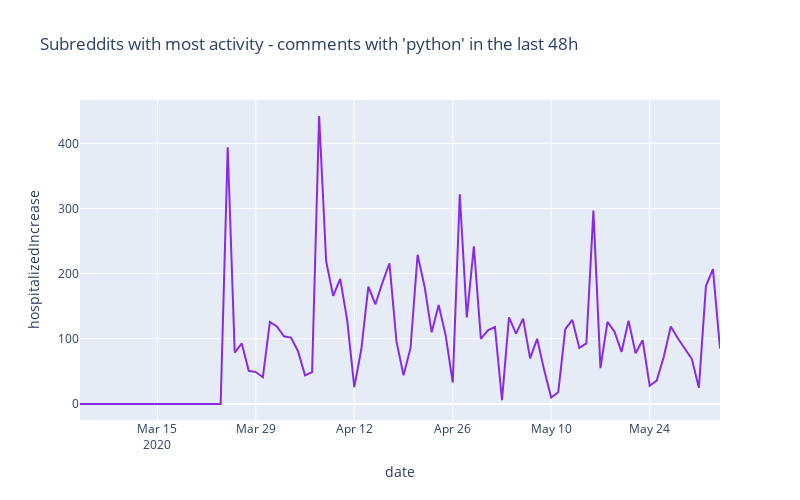

Notebook code cell kept with this figure:
### Code cell
import plotly.express as px

px.bar(ga_df,              # our dataframe
       x="date",         # x will be the 'key' column of the dataframe
       y="hospitalizedCurrently",   # y will be the 'doc_count' column of the dataframe
       title=f"Georgia COVID+ Hospital census",
       labels={"date": "date","hospitalizedCurrently": "Hospital Census"}, # the axis names
       color_discrete_sequence=["blueviolet"], # the colors used
       height=500,
       width=800,)
# px.line(ga_df,              # our dataframe
#        x="date",         # x will be the 'key' column of the dataframe
#        y="hospitalizedIncrease",   # y will be the 'doc_count' column of the dataframe
#        title=f"Subreddits with most activity - comments with 'python' in the last 48h",
#        labels={"date": "date","hospitalizedCurrently": "Hospital Census"}, # the axis names
#        color_discrete_sequence=["blueviolet"], # the colors used
#        height=500,
#        width=800)

### Figure 1 — Plotly figure (JSON) as saved in the notebook; plotly's stock layout.template omitted (floating-point values rounded to 4 significant figures)
{"data": [{"hovertemplate": "date=%{x}<br>hospitalizedIncrease=%{y}<extra></extra>", "legendgroup": "", "line": {"color": "blueviolet", "dash": "solid"}, "mode": "lines", "name": "", "showlegend": false, "type": "scatter", "x": ["2020-03-04T00:00:00", "2020-03-05T00:00:00", "2020-03-06T00:00:00", "2020-03-07T00:00:00", "2020-03-08T00:00:00", "2020-03-09T00:00:00", "2020-03-10T00:00:00", "2020-03-11T00:00:00", "2020-03-12T00:00:00", "2020-03-13T00:00:00", "2020-03-14T00:00:00", "2020-03-15T00:00:00", "2020-03-16T00:00:00", "2020-03-17T00:00:00", "2020-03-18T00:00:00", "2020-03-19T00:00:00", "2020-03-20T00:00:00", "2020-03-21T00:00:00", "2020-03-22T00:00:00", "2020-03-23T00:00:00", "2020-03-24T00:00:00", "2020-03-25T00:00:00", "2020-03-26T00:00:00", "2020-03-27T00:00:00", "2020-03-28T00:00:00", "2020-03-29T00:00:00", "2020-03-30T00:00:00", "2020-03-31T00:00:00", "2020-04-01T00:00:00", "2020-04-02T00:00:00", "2020-04-03T00:00:00", "2020-04-04T00:00:00", "2020-04-05T00:00:00", "2020-04-06T00:00:00", "2020-04-07T00:00:00", "2020-04-08T00:00:00", "2020-04-09T00:00:00", "2020-04-10T00:00:00", "2020-04-11T00:00:00", "2020-04-12T00:00:00", "2020-04-13T00:00:00", "2020-04-14T00:00:00", "2020-04-15T00:00:00", "2020-04-16T00:00:00", "2020-04-17T00:00:00", "2020-04-18T00:00:00", "2020-04-19T00:00:00", "2020-04-20T00:00:00", "2020-04-21T00:00:00", "2020-04-22T00:00:00", "2020-04-23T00:00:00", "2020-04-24T00:00:00", "2020-04-25T00:00:00", "2020-04-26T00:00:00", "2020-04-27T00:00:00", "2020-04-28T00:00:00", "2020-04-29T00:00:00", "2020-04-30T00:00:00", "2020-05-01T00:00:00", "2020-05-02T00:00:00", "2020-05-03T00:00:00", "2020-05-04T00:00:00", "2020-05-05T00:00:00", "2020-05-06T00:00:00", "2020-05-07T00:00:00", "2020-05-08T00:00:00", "2020-05-09T00:00:00", "2020-05-10T00:00:00", "2020-05-11T00:00:00", "2020-05-12T00:00:00", "2020-05-13T00:00:00", "2020-05-14T00:00:00", "2020-05-15T00:00:00", "2020-05-16T00:00:00", "2020-05-17T00:00:00", "2020-05-18T00:00:00", "2020-05-19T00:00:00", "2020-05-20T00:00:00", "2020-05-21T00:00:00", "2020-05-22T00:00:00", "2020-05-23T00:00:00", "2020-05-24T00:00:00", "2020-05-25T00:00:00", "2020-05-26T00:00:00", "2020-05-27T00:00:00", "2020-05-28T00:00:00", "2020-05-29T00:00:00", "2020-05-30T00:00:00", "2020-05-31T00:00:00", "2020-06-01T00:00:00", "2020-06-02T00:00:00", "2020-06-03T00:00:00"], "xaxis": "x", "y": [0, 0, 0, 0, 0, 0, 0, 0, 0, 0, 0, 0, 0, 0, 0, 0, 0, 0, 0, 0, 0, 394, 79, 93, 51, 49, 41, 126, 119, 104, 102, 81, 44, 49, 442, 219, 166, 192, 128, 26, 84, 180, 153, 186, 216, 96, 44, 86, 229, 180, 110, 152, 105, 33, 322, 133, 242, 100, 113, 118, 6, 133, 108, 131, 70, 100, 52, 10, 18, 115, 129, 86, 93, 297, 55, 126, 111, 80, 128, 78, 98, 28, 36, 72, 119, 101, 85, 69, 25, 181, 207, 85], "yaxis": "y"}], "layout": {"height": 500, "legend": {"tracegroupgap": 0}, "title": {"text": "Subreddits with most activity - comments with 'python' in the last 48h"}, "width": 800, "xaxis": {"anchor": "y", "autorange": true, "domain": [0, 1], "range": ["2020-03-04", "2020-06-03"], "title": {"text": "date"}, "type": "date"}, "yaxis": {"anchor": "x", "autorange": true, "domain": [0, 1], "range": [-24.56, 466.6], "title": {"text": "hospitalizedIncrease"}, "type": "linear"}}}
